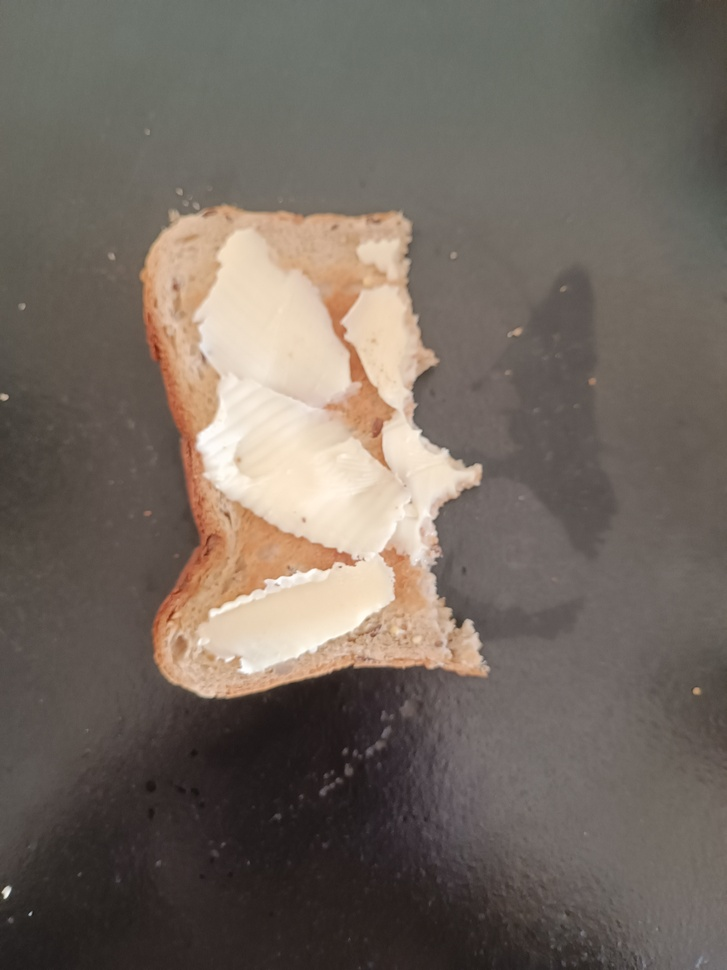
#> input picture img/bread/eaten/001.jpg, 727 x 970 px, shrunk from 3000 x 4000 before the run
$ python -i process.py   (imports and definitions only)
#> lines starting #> are read from the running program, lines starting #| are printed output that depends on the picture; after the words box and inside, x2 and y2 are one past the last pixel; in counts of white or black regions, pixels touching at a corner belong together
import cv2

import matplotlib.pyplot as plt

# [23 lines left out: function get_gray_scale_and_histogram, not called in this run]

def get_mask_from_grayscale(gray):
    blurred = cv2.GaussianBlur( # This does not change much :(
        gray,
        (5, 5),
        0
    )
    _, mask = cv2.threshold(
            blurred,
            110,
            255,
            cv2.THRESH_BINARY_INV
        )
    mask = cv2.bitwise_not(mask)
    plt.imshow(cv2.cvtColor(mask, cv2.COLOR_BGR2RGB))
    plt.axis("off")
    plt.savefig("output/bakery/binary_mask.png", bbox_inches="tight")
    plt.close()
    return mask

# [27 lines left out: function get_contour_from_mask, not called in this run]

>>> import cv2
>>> picture = cv2.imread('../../img/bread/eaten/001.jpg', cv2.IMREAD_GRAYSCALE)
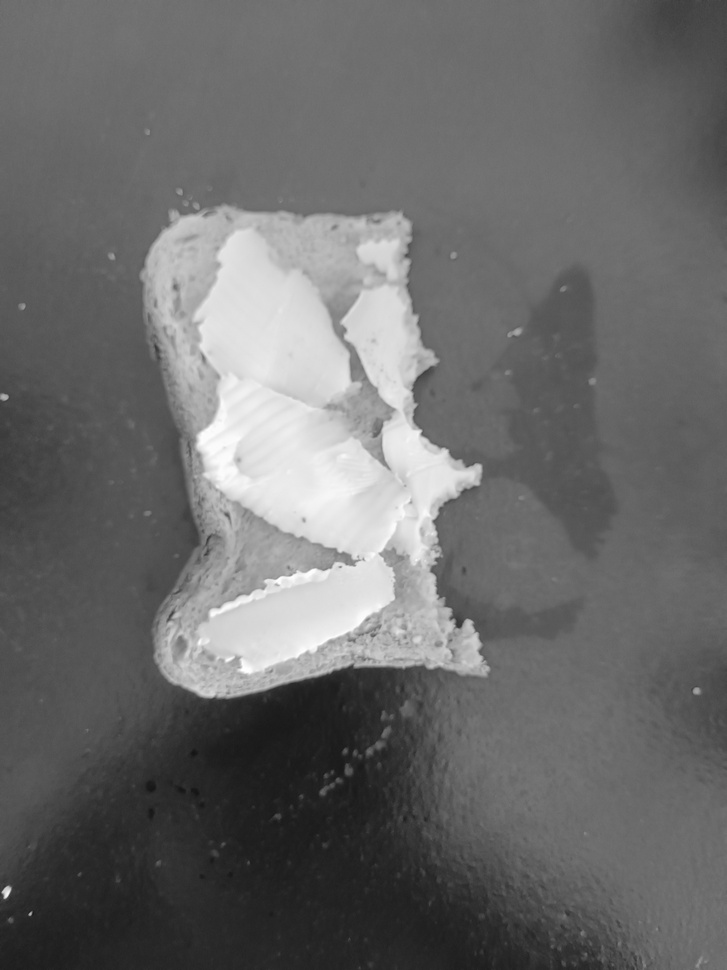
#> picture: shape (970, 727); min 20, max 255, mean 106.9
>>> result = get_mask_from_grayscale(picture)
#> in get_mask_from_grayscale, `_, mask = cv2.threshold( blurred, 110, 255, cv2.THRESH_BINARY_INV )`:
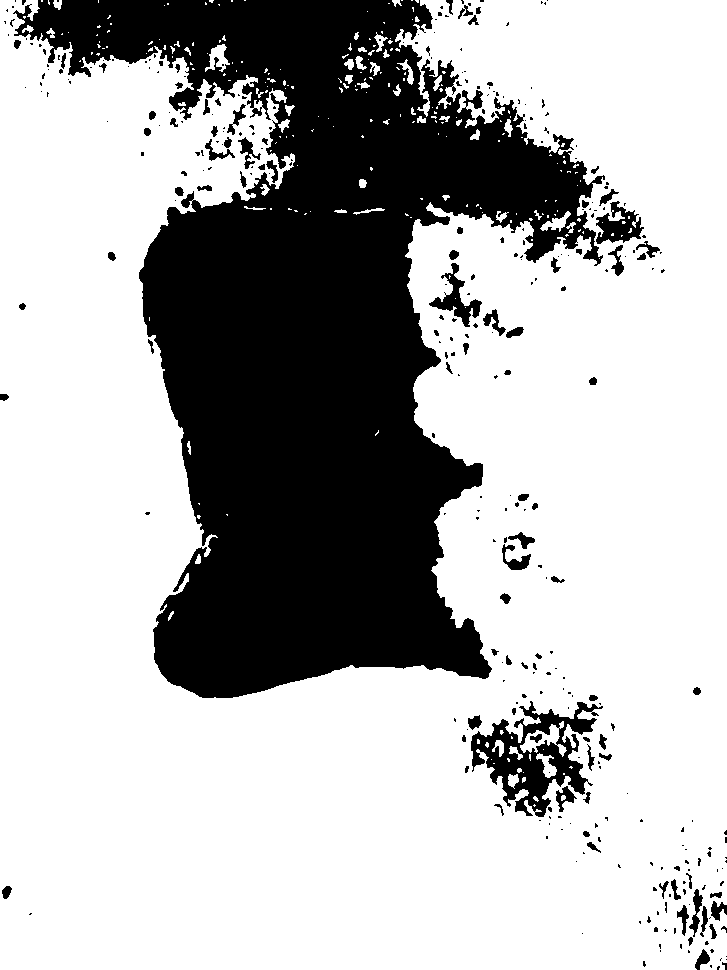
#> mask: shape (970, 727); 70.7% white; 340 black regions (247 under 20 px), largest, box (x1, y1, x2, y2) and area: (13, 0, 605, 698) 190641, (471, 701, 603, 817) 5963, (596, 201, 644, 244) 1077

$ run again, on img/bread/eaten/002.jpg
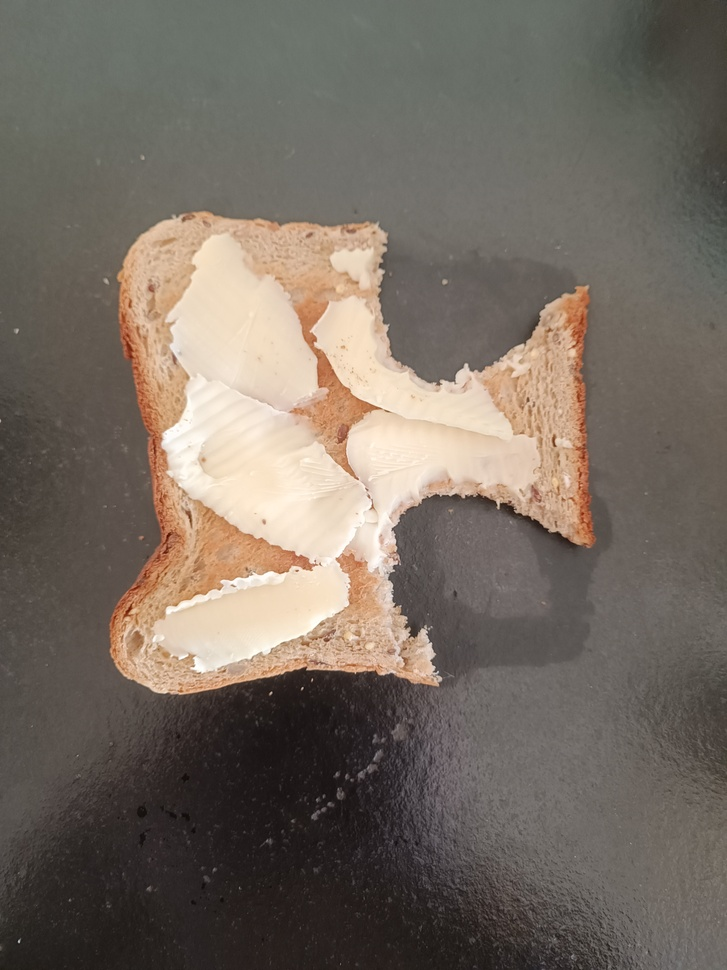
#> input picture img/bread/eaten/002.jpg, 727 x 970 px, shrunk from 3000 x 4000 before the run
#> `picture = cv2.imread('../../img/bread/eaten/001.jpg', cv2.IMREAD_GRAYS..`:
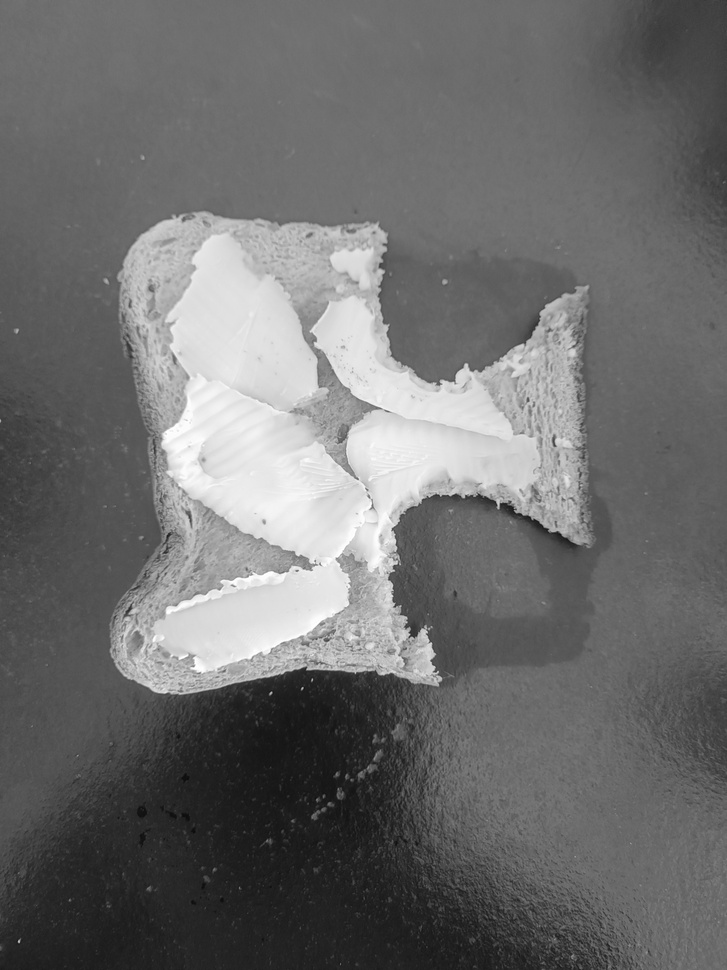
#> picture: shape (970, 727); min 11, max 255, mean 109.9
#> in get_mask_from_grayscale, `_, mask = cv2.threshold( blurred, 110, 255, cv2.THRESH_BINARY_INV )`:
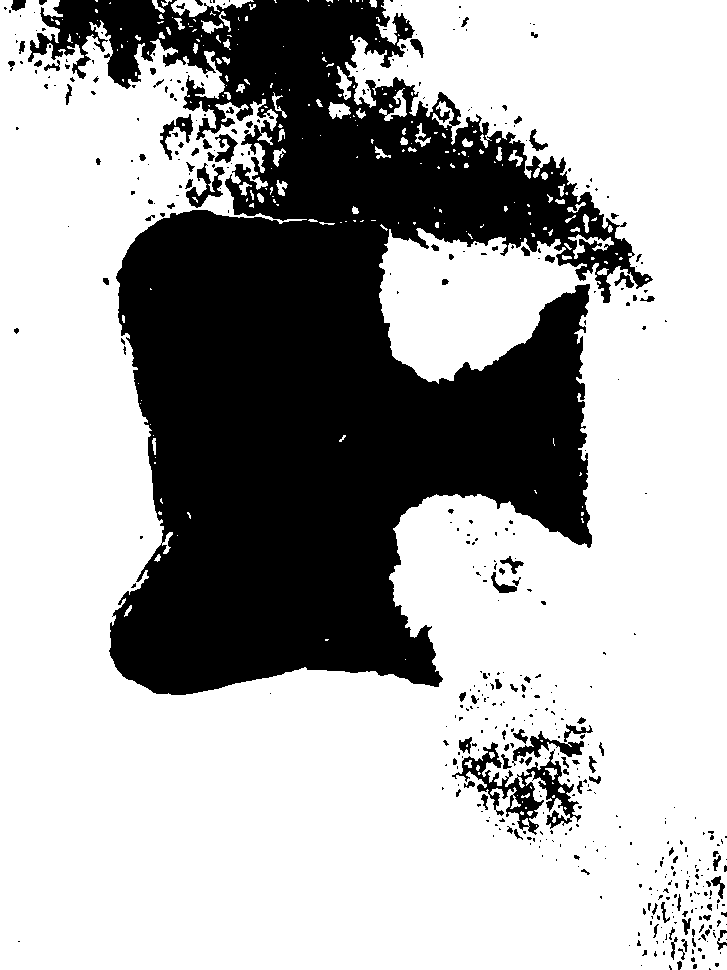
#> mask: shape (970, 727); 67.8% white; 469 black regions (365 under 20 px), largest, box (x1, y1, x2, y2) and area: (28, 0, 653, 695) 214743, (452, 742, 581, 835) 3252, (512, 731, 584, 766) 716

$ run again, on img/bread/eaten/003.jpg
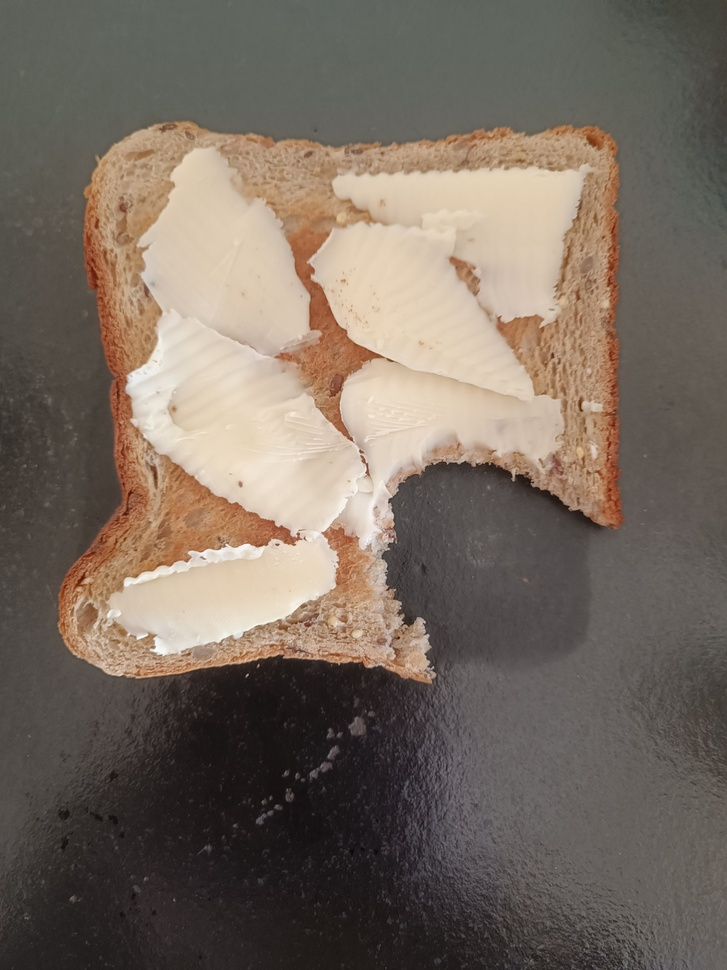
#> input picture img/bread/eaten/003.jpg, 727 x 970 px, shrunk from 3000 x 4000 before the run
#> `picture = cv2.imread('../../img/bread/eaten/001.jpg', cv2.IMREAD_GRAYS..`:
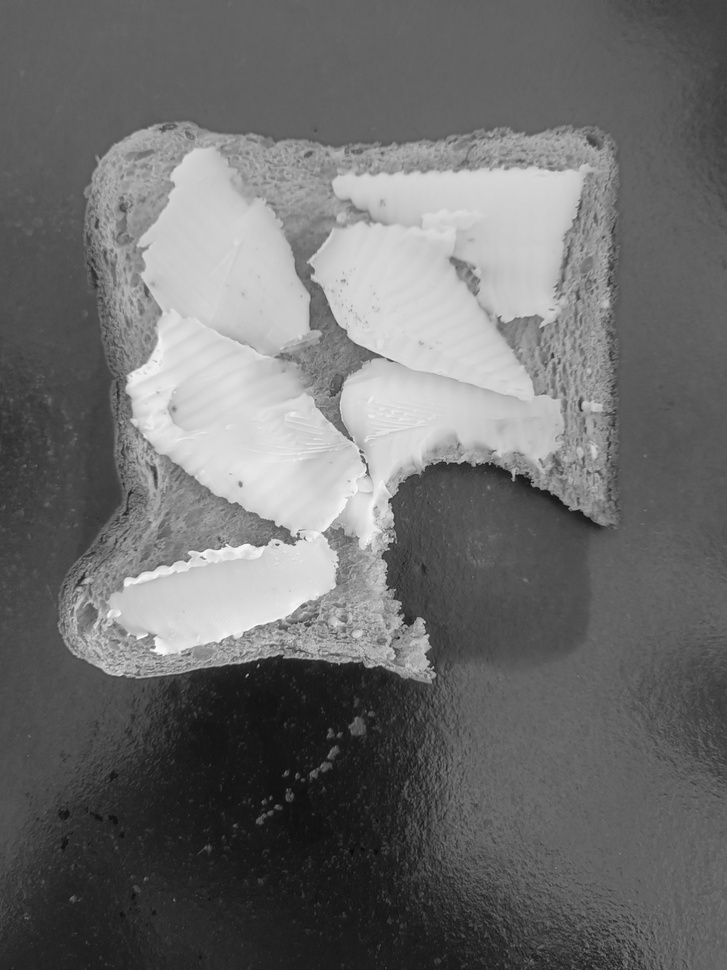
#> picture: shape (970, 727); min 5, max 255, mean 109.6
#> in get_mask_from_grayscale, `_, mask = cv2.threshold( blurred, 110, 255, cv2.THRESH_BINARY_INV )`:
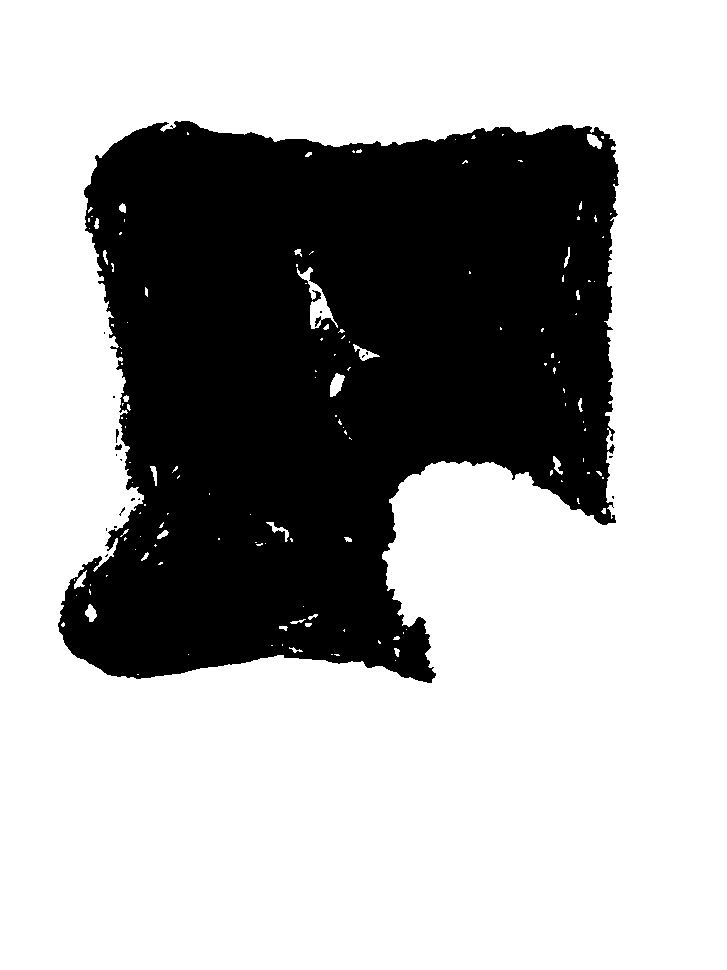
#> mask: shape (970, 727); 67.5% white; 18 black regions (15 under 20 px), largest, box (x1, y1, x2, y2) and area: (58, 121, 619, 683) 228893, (115, 444, 122, 450) 31, (116, 429, 119, 443) 26
